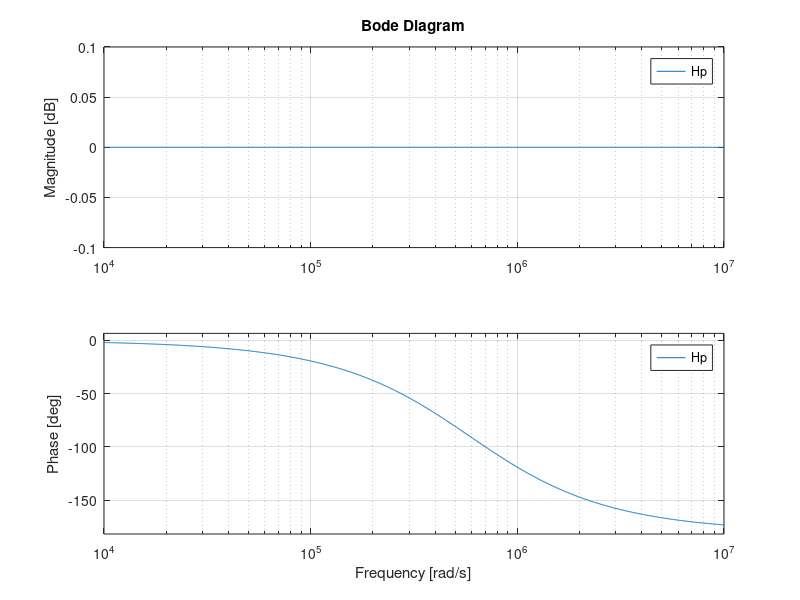

This chart was generated by the following MATLAB code:
clc
close all
clear all
s=tf('s')
Td=1.7e-6
Ht=(1-s*Td);
Htt=1/(1+s*Td);
Hp=(1-s*Td)/(1+s*Td)
bode(Ht)
bode(Htt)
bode(Hp)

